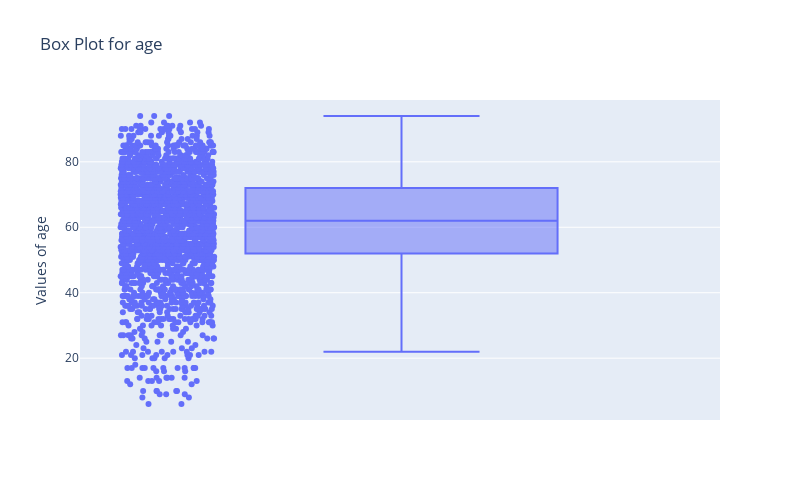
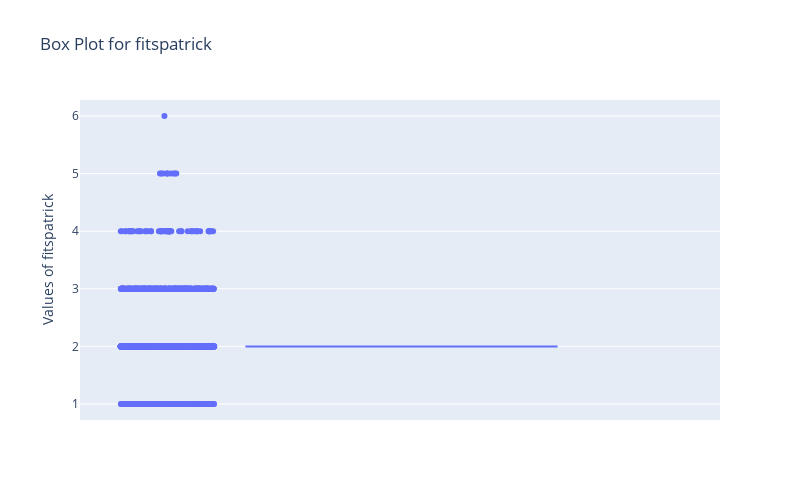
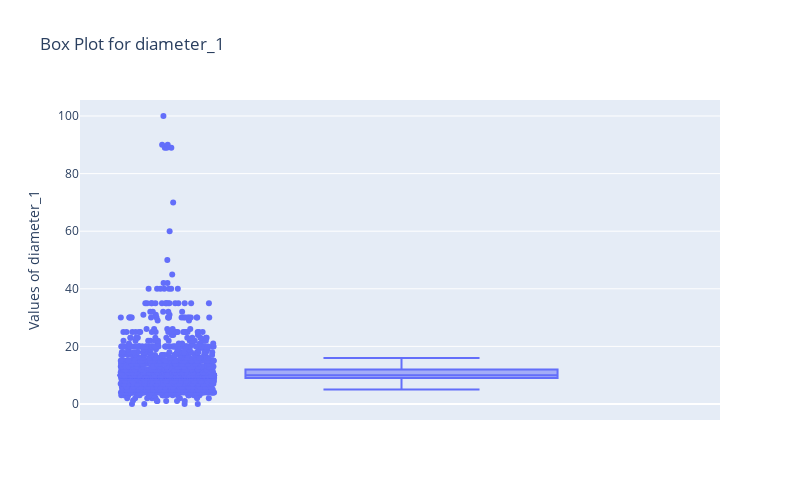
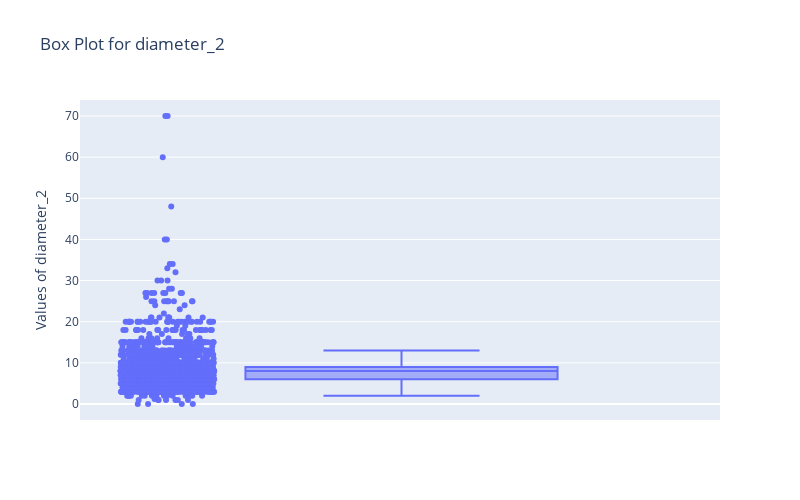

The code cell stored with these charts, in order, in its notebook:
### Code cell
import plotly.express as px

# Define your numerical columns
num_col = ['age', 'fitspatrick', 'diameter_1', 'diameter_2']

# Iterate over each column and create a box plot
for col in num_col:
    fig = px.box(df, y=col, points="all", title=f'Box Plot for {col}', labels={col: f'Values of {col}'})
    
    # Update the layout to adjust the figure size
    fig.update_layout(
        width=800,  # Increase width
        height=500,  # Increase height
    )
    
    fig.show()

### Figure 1 — Plotly figure (JSON) as saved in the notebook; plotly's stock layout.template omitted (floating-point values rounded to 4 significant figures; data arrays with more than 128 entries replaced by an {"elided": "..."} marker saying what was removed)
{"data": [{"alignmentgroup": "True", "boxpoints": "all", "hovertemplate": "Values of age=%{y}<extra></extra>", "legendgroup": "", "marker": {"color": "#636efa"}, "name": "", "notched": false, "offsetgroup": "", "orientation": "v", "showlegend": false, "type": "box", "x0": " ", "xaxis": "x", "y": {"elided": "2298 int values"}, "y0": " ", "yaxis": "y"}], "layout": {"boxmode": "group", "height": 500, "legend": {"tracegroupgap": 0}, "title": {"text": "Box Plot for age"}, "width": 800, "xaxis": {"anchor": "y", "autorange": true, "domain": [0, 1], "range": [-0.5047, 0.5], "type": "category"}, "yaxis": {"anchor": "x", "autorange": true, "domain": [0, 1], "range": [1.111, 98.89], "title": {"text": "Values of age"}, "type": "linear"}}}

### Figure 2 — Plotly figure (JSON) as saved in the notebook; plotly's stock layout.template omitted (floating-point values rounded to 4 significant figures; data arrays with more than 128 entries replaced by an {"elided": "..."} marker saying what was removed)
{"data": [{"alignmentgroup": "True", "boxpoints": "all", "hovertemplate": "Values of fitspatrick=%{y}<extra></extra>", "legendgroup": "", "marker": {"color": "#636efa"}, "name": "", "notched": false, "offsetgroup": "", "orientation": "v", "showlegend": false, "type": "box", "x0": " ", "xaxis": "x", "y": {"elided": "2298 int values"}, "y0": " ", "yaxis": "y"}], "layout": {"boxmode": "group", "height": 500, "legend": {"tracegroupgap": 0}, "title": {"text": "Box Plot for fitspatrick"}, "width": 800, "xaxis": {"anchor": "y", "autorange": true, "domain": [0, 1], "range": [-0.5047, 0.5], "type": "category"}, "yaxis": {"anchor": "x", "autorange": true, "domain": [0, 1], "range": [0.7222, 6.278], "title": {"text": "Values of fitspatrick"}, "type": "linear"}}}

### Figure 3 — Plotly figure (JSON) as saved in the notebook; plotly's stock layout.template omitted (floating-point values rounded to 4 significant figures; data arrays with more than 128 entries replaced by an {"elided": "..."} marker saying what was removed)
{"data": [{"alignmentgroup": "True", "boxpoints": "all", "hovertemplate": "Values of diameter_1=%{y}<extra></extra>", "legendgroup": "", "marker": {"color": "#636efa"}, "name": "", "notched": false, "offsetgroup": "", "orientation": "v", "showlegend": false, "type": "box", "x0": " ", "xaxis": "x", "y": {"elided": "2298 float values"}, "y0": " ", "yaxis": "y"}], "layout": {"boxmode": "group", "height": 500, "legend": {"tracegroupgap": 0}, "title": {"text": "Box Plot for diameter_1"}, "width": 800, "xaxis": {"anchor": "y", "autorange": true, "domain": [0, 1], "range": [-0.5047, 0.5], "type": "category"}, "yaxis": {"anchor": "x", "autorange": true, "domain": [0, 1], "range": [-5.556, 105.6], "title": {"text": "Values of diameter_1"}, "type": "linear"}}}

### Figure 4 — Plotly figure (JSON) as saved in the notebook; plotly's stock layout.template omitted (floating-point values rounded to 4 significant figures; data arrays with more than 128 entries replaced by an {"elided": "..."} marker saying what was removed)
{"data": [{"alignmentgroup": "True", "boxpoints": "all", "hovertemplate": "Values of diameter_2=%{y}<extra></extra>", "legendgroup": "", "marker": {"color": "#636efa"}, "name": "", "notched": false, "offsetgroup": "", "orientation": "v", "showlegend": false, "type": "box", "x0": " ", "xaxis": "x", "y": {"elided": "2298 float values"}, "y0": " ", "yaxis": "y"}], "layout": {"boxmode": "group", "height": 500, "legend": {"tracegroupgap": 0}, "title": {"text": "Box Plot for diameter_2"}, "width": 800, "xaxis": {"anchor": "y", "autorange": true, "domain": [0, 1], "range": [-0.5047, 0.5], "type": "category"}, "yaxis": {"anchor": "x", "autorange": true, "domain": [0, 1], "range": [-3.889, 73.89], "title": {"text": "Values of diameter_2"}, "type": "linear"}}}
